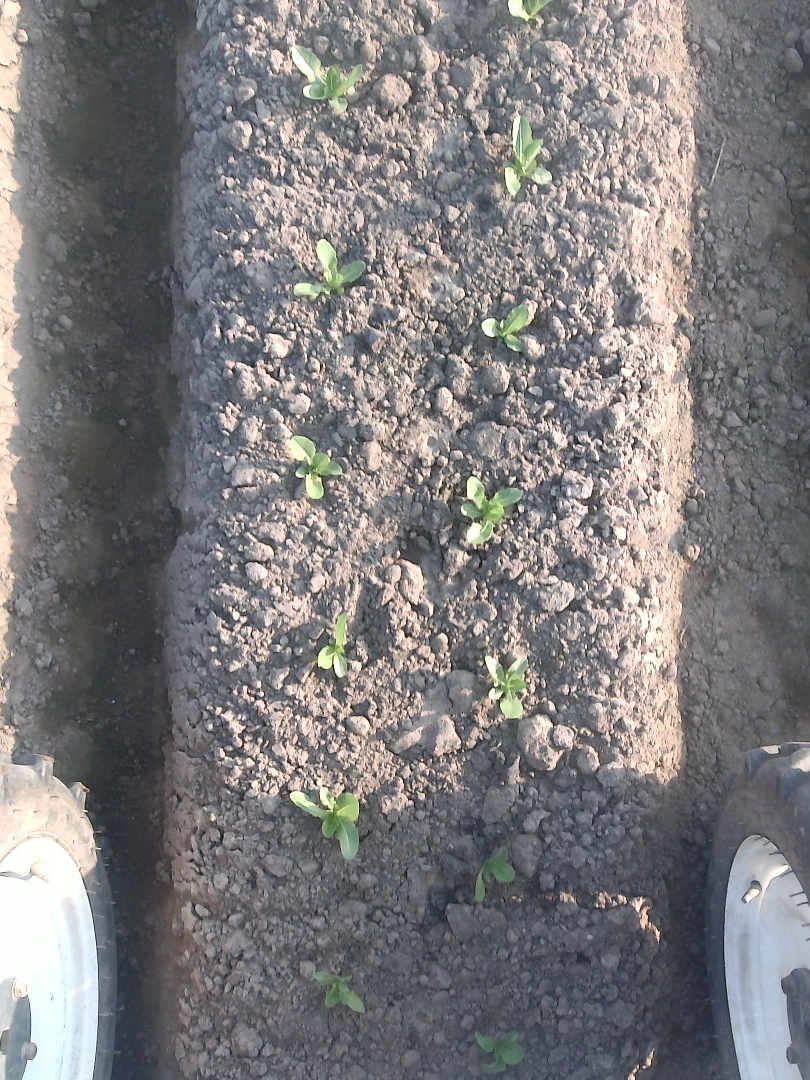
#> input picture mmdet_dataset/images/0003_000033.png, 810 x 1080 px, found by its file name; its folder holds 4 pictures in this run
$ python visualize_robustness_grid.py --robust-root ../../../mmdet_dataset/images
#> lines starting #> are read from the running program, lines starting #| are printed output that depends on the picture; pictures that were not available may be replaced by others from this repository, and a replacement may not be noted
#!/usr/bin/env python3
# -*- coding: utf-8 -*-
"""
visualize_robustness_grid.py

Create paper-ready grids showing real clean images and their corrupted
robustness variants. Optionally overlays COCO ground-truth masks/boxes.

Expected robustness dataset layout from build_robust_coco.py:

robust_root/
  images/
    clean/
    gaussian_noise/s1/
    gaussian_noise/s2/
    ...
  annotations/
    test_clean.json
    test_gaussian_noise_s1.json
    ...

Example:
python projects/ruq/tools/visualize_robustness_grid.py \
  --robust-root data/lettuce_robust \
  --out-dir paper_assets/robustness_images \
  --corruptions gaussian_noise motion_blur defocus_blur shadow brightness_low brightness_high contrast_low jpeg_compression \
  --severity 2 \
  --num-images 6 \
  --draw-gt
"""

from __future__ import annotations

import argparse
import json
import random
from pathlib import Path
from typing import Dict, List, Optional, Tuple

import numpy as np
from PIL import Image, ImageDraw

# Use Agg so this script works on servers without display.
import matplotlib
matplotlib.use("Agg")
import matplotlib.pyplot as plt

try:
    from pycocotools.coco import COCO
except Exception:  # pragma: no cover
    COCO = None

DISPLAY_NAMES = {
    "clean": "Clean",
    "gaussian_noise": "Gaussian Noise",
    "shot_noise": "Shot Noise",
    "impulse_noise": "Impulse Noise",
    "motion_blur": "Motion Blur",
    "defocus_blur": "Defocus Blur",
    "zoom_blur": "Zoom Blur",
    "shadow": "Shadow",
    "brightness_low": "Low Brightness",
    "brightness_high": "High Brightness",
    "brightness": "Brightness",
    "contrast_low": "Low Contrast",
    "contrast": "Contrast",
    "jpeg_compression": "JPEG",
    "pixelate": "Pixelate",
    "fog": "Fog",
    "snow": "Snow",
    "frost": "Frost",
    "occlusion": "Occlusion",
}

IMG_EXTS = {".jpg", ".jpeg", ".png", ".bmp", ".webp"}


def dname(x: str) -> str:
    return DISPLAY_NAMES.get(x, x.replace("_", " ").title())


def read_json(path: Path) -> dict:
    with path.open("r", encoding="utf-8-sig") as f:
        return json.load(f)


def find_clean_annotation(robust_root: Path) -> Optional[Path]:
    candidates = [
        robust_root / "annotations" / "test_clean.json",
        robust_root / "annotations" / "clean.json",
        robust_root / "test_clean.json",
    ]
    for p in candidates:
        if p.is_file():
            return p
    anns = sorted((robust_root / "annotations").glob("*clean*.json"))
    return anns[0] if anns else None


def list_clean_images(robust_root: Path, annotation: Optional[Path]) -> List[str]:
    if annotation and annotation.is_file():
        data = read_json(annotation)
        names = [Path(img["file_name"]).name for img in data.get("images", [])]
        # Keep order in COCO file and remove duplicates.
        out, seen = [], set()
        for n in names:
            if n not in seen:
                out.append(n)
                seen.add(n)
        if out:
            return out
    clean_dir = robust_root / "images" / "clean"
    return sorted([p.name for p in clean_dir.iterdir() if p.suffix.lower() in IMG_EXTS])


def image_path_for_condition(robust_root: Path, image_name: str, corruption: str, severity: Optional[int]) -> Optional[Path]:
#> called with image_name = '0003_000033.png', corruption = 'clean'
    if corruption == "clean":
        candidates = [
            robust_root / "images" / "clean" / image_name,
            robust_root / "clean" / image_name,
        ]
    else:
        s = f"s{severity}" if severity is not None else ""
        candidates = [
            robust_root / "images" / corruption / s / image_name,
            robust_root / "images" / corruption / str(severity) / image_name if severity is not None else robust_root / "images" / corruption / image_name,
            robust_root / corruption / s / image_name,
            robust_root / corruption / str(severity) / image_name if severity is not None else robust_root / corruption / image_name,
            robust_root / "images" / f"{corruption}_s{severity}" / image_name if severity is not None else robust_root / "images" / corruption / image_name,
        ]
    for p in candidates:
        if p and p.is_file():
            return p
    # fallback: recursive search, robust to custom folder names
    roots = [robust_root / "images", robust_root]
    suffixes = []
    if corruption == "clean":
        suffixes.append(f"clean/{image_name}")
    elif severity is not None:
        suffixes.extend([
            f"{corruption}/s{severity}/{image_name}",
            f"{corruption}/{severity}/{image_name}",
            f"{corruption}_s{severity}/{image_name}",
            f"{corruption}_{severity}/{image_name}",
        ])
    for root in roots:
        if not root.exists():
            continue
        for p in root.rglob(image_name):
            sp = str(p).replace("\\", "/")
            if any(sp.endswith(suf) for suf in suffixes):
                return p
    return None


def coco_index(annotation: Optional[Path]):
    if annotation is None or not annotation.is_file() or COCO is None:
        return None, {}
    coco = COCO(str(annotation))
    name_to_id = {Path(v["file_name"]).name: k for k, v in coco.imgs.items()}
    return coco, name_to_id


def overlay_gt(image: Image.Image, coco, image_id: int, alpha: float = 0.35) -> Image.Image:
    """Overlay GT masks and boxes from COCO annotation."""
    if coco is None or image_id is None:
        return image
    img = image.convert("RGBA")
    overlay = Image.new("RGBA", img.size, (0, 0, 0, 0))
    draw = ImageDraw.Draw(overlay)
    ann_ids = coco.getAnnIds(imgIds=[image_id])
    anns = coco.loadAnns(ann_ids)
    # green translucent mask + red boundary/box. Chosen for paper visibility.
    for ann in anns:
        try:
            mask = coco.annToMask(ann).astype(np.uint8)
        except Exception:
            mask = None
        if mask is not None:
            mask_img = Image.fromarray(mask * int(255 * alpha), mode="L").resize(img.size)
            color = Image.new("RGBA", img.size, (0, 220, 0, int(255 * alpha)))
            overlay = Image.composite(color, overlay, mask_img)
        if "bbox" in ann:
            x, y, w, h = ann["bbox"]
            sx = img.size[0] / max(1, coco.imgs[image_id].get("width", img.size[0]))
            sy = img.size[1] / max(1, coco.imgs[image_id].get("height", img.size[1]))
            draw.rectangle([x * sx, y * sy, (x + w) * sx, (y + h) * sy], outline=(255, 0, 0, 230), width=2)
    return Image.alpha_composite(img, overlay).convert("RGB")


def load_rgb(path: Path, resize_long: int = 512) -> Image.Image:
#> called with resize_long = 512
    img = Image.open(path).convert("RGB")
#> img is the input picture: PIL image 810x1080 RGB; mean R, G, B 126.5, 123.8, 125.3
    if resize_long > 0:
        w, h = img.size
#> w = 810; h = 1080
        scale = resize_long / max(w, h)
#> scale = 0.474
        if scale < 1:
            img = img.resize((int(w * scale), int(h * scale)), Image.BILINEAR)
#> img: PIL image 384x512 RGB
    return img


def make_grid_for_image(
    robust_root: Path,
    image_name: str,
    corruptions: List[str],
    severity: int,
    out_dir: Path,
    draw_gt: bool,
    coco,
    name_to_id: Dict[str, int],
    resize_long: int,
) -> Optional[Path]:
    conditions = ["clean"] + corruptions
    imgs: List[Tuple[str, Image.Image]] = []
    for cond in conditions:
        p = image_path_for_condition(robust_root, image_name, cond, None if cond == "clean" else severity)
        if p is None:
            print(f"[WARN] Missing image for {cond} severity={severity}: {image_name}")
            continue
        im = load_rgb(p, resize_long=resize_long)
        if draw_gt:
            im = overlay_gt(im, coco, name_to_id.get(image_name))
        label = dname(cond) if cond == "clean" else f"{dname(cond)} S{severity}"
        imgs.append((label, im))
    if not imgs:
        return None
    n = len(imgs)
    fig_w = max(3.2 * n, 8)
    fig_h = 3.8
    fig, axes = plt.subplots(1, n, figsize=(fig_w, fig_h))
    if n == 1:
        axes = [axes]
    for ax, (label, im) in zip(axes, imgs):
        ax.imshow(im)
        ax.set_title(label, fontsize=12)
        ax.axis("off")
    fig.suptitle(Path(image_name).stem, fontsize=14, y=1.02)
    fig.tight_layout()
    out_dir.mkdir(parents=True, exist_ok=True)
    out_path = out_dir / f"robust_grid_{Path(image_name).stem}_s{severity}.png"
    fig.savefig(out_path, dpi=300, bbox_inches="tight")
    plt.close(fig)
    return out_path


def make_contact_sheet(paths: List[Path], out_path: Path, title: str = "Robustness samples") -> None:
#> called with title = 'Robustness samples'
    if not paths:
        return
    images = [Image.open(p).convert("RGB") for p in paths]
#> images = 1 item
    widths, heights = zip(*(im.size for im in images))
#> widths = (8374,); heights = (1177,)
    max_w = max(widths)
#> max_w = 8374
    total_h = sum(heights)
#> total_h = 1177
    sheet = Image.new("RGB", (max_w, total_h), (255, 255, 255))
#> sheet: PIL image 8374x1177 RGB; every value is 255
    y = 0
    for im in images:
        sheet.paste(im, ((max_w - im.width) // 2, y))
        y += im.height
#> this loop made 1 pass
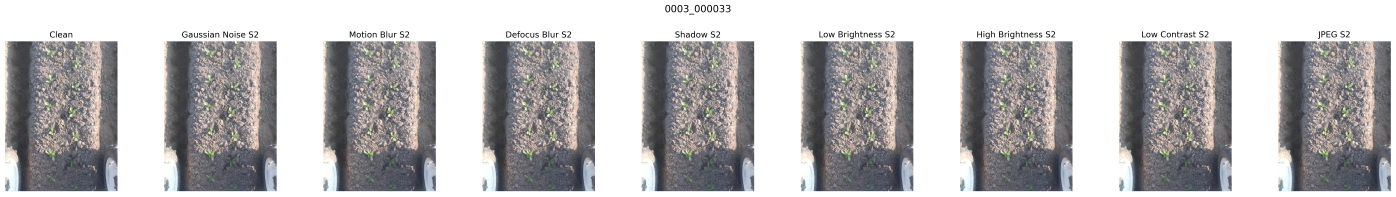
#> sheet: PIL image 8374x1177 RGB (shown at 1/6 size); mean R, G, B 182.5, 181.1, 181.9
#> after the loop, y = 1177
    out_path.parent.mkdir(parents=True, exist_ok=True)
    sheet.save(out_path)


def main() -> None:
    parser = argparse.ArgumentParser()
    parser.add_argument("--robust-root", required=True, help="Robustness dataset root")
    parser.add_argument("--out-dir", default="paper_assets/robustness_images")
    parser.add_argument("--corruptions", nargs="+", default=[
        "gaussian_noise", "motion_blur", "defocus_blur", "shadow",
        "brightness_low", "brightness_high", "contrast_low", "jpeg_compression"
    ])
    parser.add_argument("--severity", type=int, default=2)
    parser.add_argument("--num-images", type=int, default=6)
    parser.add_argument("--image-names", nargs="*", default=None, help="Specific image file names to visualize")
    parser.add_argument("--seed", type=int, default=2026)
    parser.add_argument("--draw-gt", action="store_true", help="Overlay COCO ground-truth masks/boxes if pycocotools is available")
    parser.add_argument("--resize-long", type=int, default=512)
    args = parser.parse_args()

    robust_root = Path(args.robust_root)
    out_dir = Path(args.out_dir)
    ann = find_clean_annotation(robust_root)
    coco, name_to_id = coco_index(ann)
    if args.draw_gt and coco is None:
        print("[WARN] --draw-gt requested but pycocotools/annotation is unavailable. Continue without overlay.")

    names = args.image_names or list_clean_images(robust_root, ann)
    if not args.image_names:
        random.Random(args.seed).shuffle(names)
        names = names[: args.num_images]

    exported: List[Path] = []
    for name in names:
        p = make_grid_for_image(
            robust_root=robust_root,
            image_name=name,
            corruptions=args.corruptions,
            severity=args.severity,
            out_dir=out_dir,
            draw_gt=args.draw_gt,
            coco=coco,
            name_to_id=name_to_id,
            resize_long=args.resize_long,
        )
        if p:
            exported.append(p)
            print(f"[OK] {p}")
    make_contact_sheet(exported, out_dir / f"robustness_contact_sheet_s{args.severity}.png")
    print(f"[DONE] Exported {len(exported)} robustness grid figures to {out_dir}")


if __name__ == "__main__":
    main()

$ run again, on mmdet_dataset/images/0003_000111.png
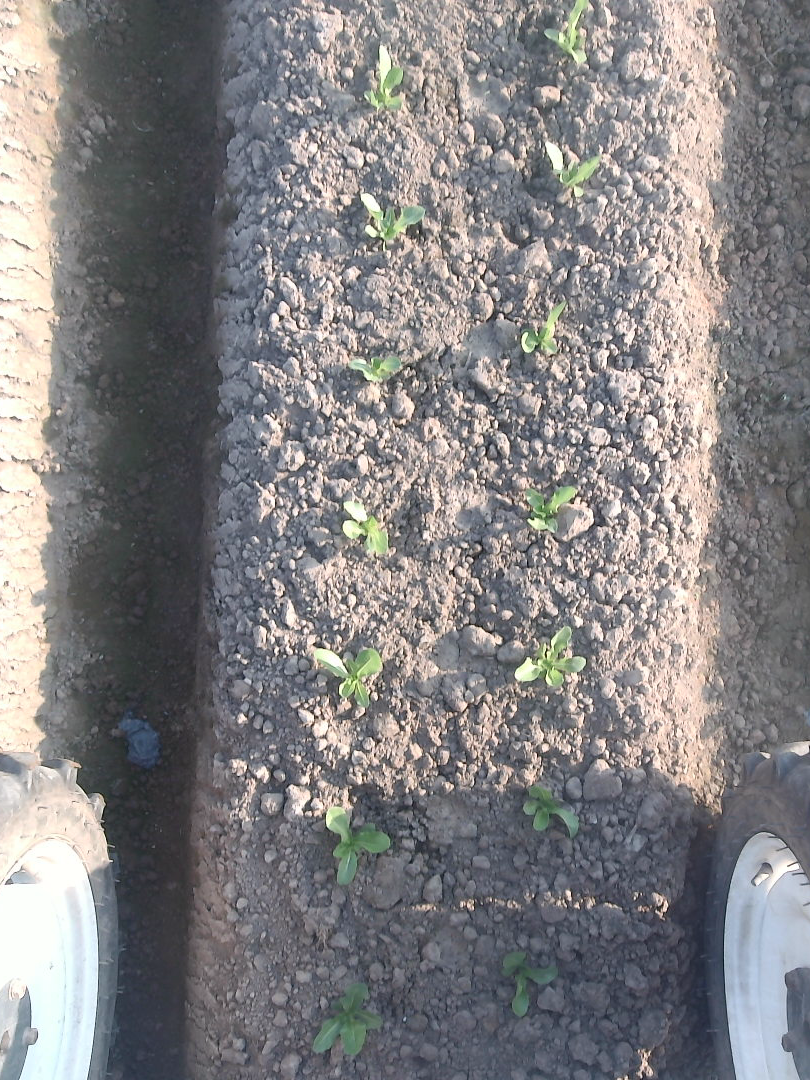
#> input picture mmdet_dataset/images/0003_000111.png, 810 x 1080 px, found by its file name
#> in load_rgb, img is the input picture: PIL image 810x1080 RGB; mean R, G, B 131.4, 129.5, 130.9
#> img: PIL image 384x512 RGB
#> images = 1 item
#> widths = (8374,); heights = (1177,)
#> max_w = 8374
#> total_h = 1177
#> the loop in make_contact_sheet, `for im in images:` made 1 pass
#> after the loop in make_contact_sheet, `for im in images:`:
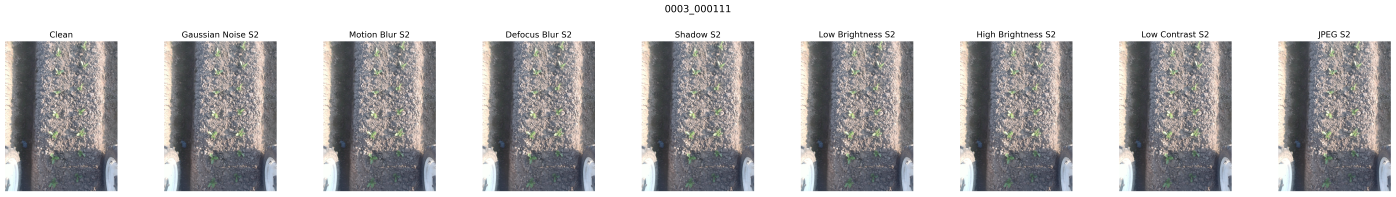
#> sheet: PIL image 8374x1177 RGB (shown at 1/6 size); mean R, G, B 185.3, 184.2, 185
